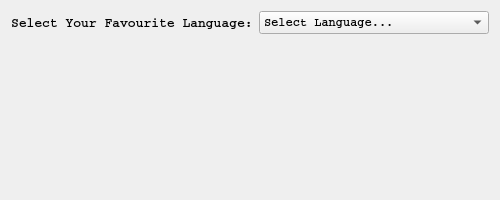
<?xml version="1.0" encoding="UTF-8"?>
<ui version="4.0">
 <class>Form</class>
 <widget class="QWidget" name="Form">
  <property name="geometry">
   <rect>
    <x>0</x>
    <y>0</y>
    <width>500</width>
    <height>200</height>
   </rect>
  </property>
  <property name="font">
   <font>
    <family>Courier</family>
    <weight>75</weight>
    <bold>true</bold>
   </font>
  </property>
  <property name="windowTitle">
   <string>QComboBox Demo</string>
  </property>
  <layout class="QVBoxLayout" name="verticalLayout">
   <item>
    <layout class="QHBoxLayout" name="horizontalLayout">
     <item>
      <widget class="QLabel" name="label">
       <property name="font">
        <font>
         <family>Arial Narrow</family>
         <pointsize>10</pointsize>
         <weight>75</weight>
         <bold>true</bold>
        </font>
       </property>
       <property name="text">
        <string>Select Your Favourite Language:</string>
       </property>
      </widget>
     </item>
     <item>
      <widget class="QComboBox" name="combo">
       <item>
        <property name="text">
         <string>Select Language...</string>
        </property>
       </item>
       <item>
        <property name="text">
         <string>Python</string>
        </property>
       </item>
       <item>
        <property name="text">
         <string>Java</string>
        </property>
       </item>
       <item>
        <property name="text">
         <string>C#</string>
        </property>
       </item>
       <item>
        <property name="text">
         <string>JavaScript</string>
        </property>
       </item>
      </widget>
     </item>
    </layout>
   </item>
   <item>
    <widget class="QLabel" name="lbl_result">
     <property name="font">
      <font>
       <family>Tahoma</family>
       <pointsize>12</pointsize>
      </font>
     </property>
     <property name="text">
      <string/>
     </property>
    </widget>
   </item>
  </layout>
 </widget>
 <resources/>
 <connections/>
</ui>
